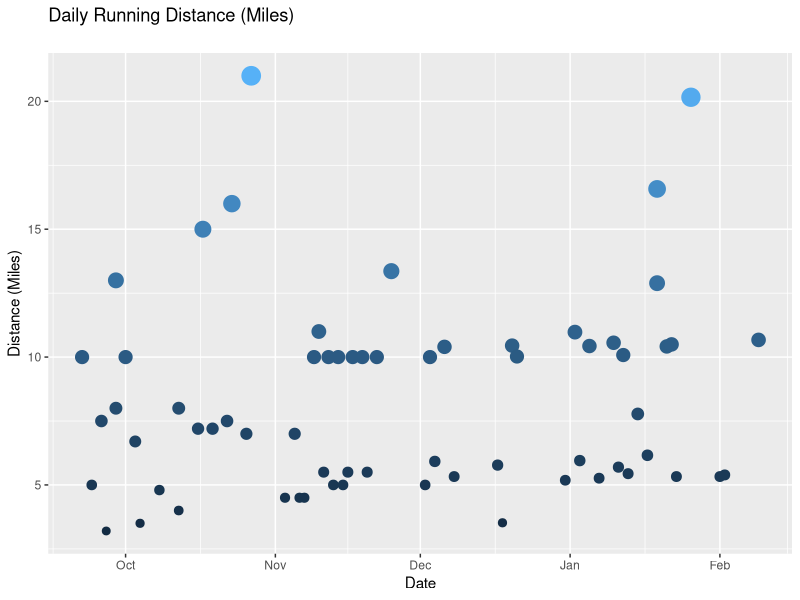
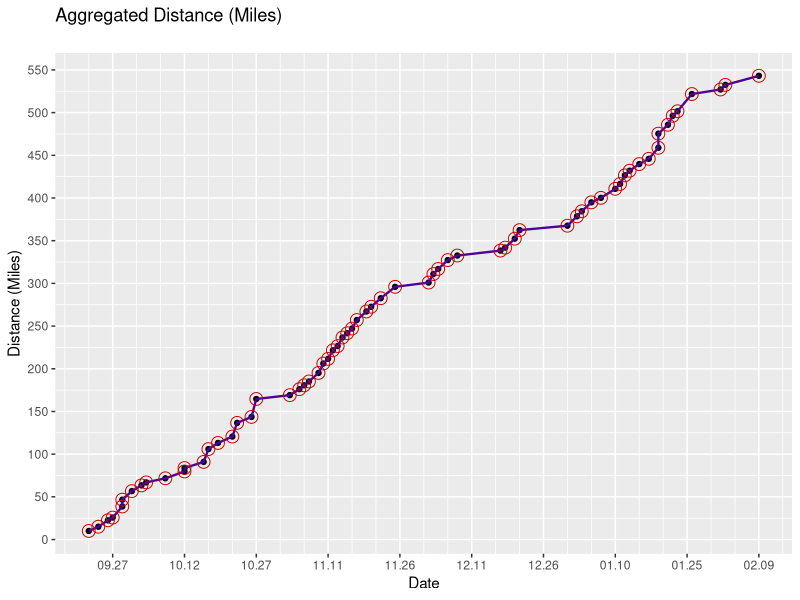

Generate these figures, in order, with R:
library("ggplot2")
library(scales) # for axis and scale operations.

setwd("./");

records <- read.table("runninglog.csv", header=TRUE, sep=",");

p <- qplot(as.Date(records$Date, "%m/%d/%Y"), records$Distance/1000, color=records$Distance, size=records$Distance, main="Daily Running Distance (Miles) \n")
p <- p + scale_size_area()
p <- p + list(xlab("Date"), ylab("Distance (Miles)"));
p <- p + theme(legend.position="none")
print(p)


records <- read.table("runninglog.csv", header=TRUE, sep=",");
p1 <- qplot(as.Date(records$Date, "%m/%d/%Y"), records$Aggregated.Distance/1000, main="Aggregated Distance (Miles)\n")
p1 <- p1 + geom_line(size=0.8, color="#4C0099") + scale_shape_discrete(solid=T, guide="none")
p1 <- p1 + geom_point(shape=1, size=4, color="#CC0000") + scale_size_area()
p1 <- p1 + list(xlab("Date"), ylab("Distance (Miles)"));
p1 <- p1 + theme(legend.position="none")
p1 <- p1 + scale_x_date(breaks = "15 days", minor_breaks = "5 days", labels = date_format("%m.%d"))
p1 <- p1 + scale_y_continuous(breaks=seq(0, 550, 50))
print(p1)

